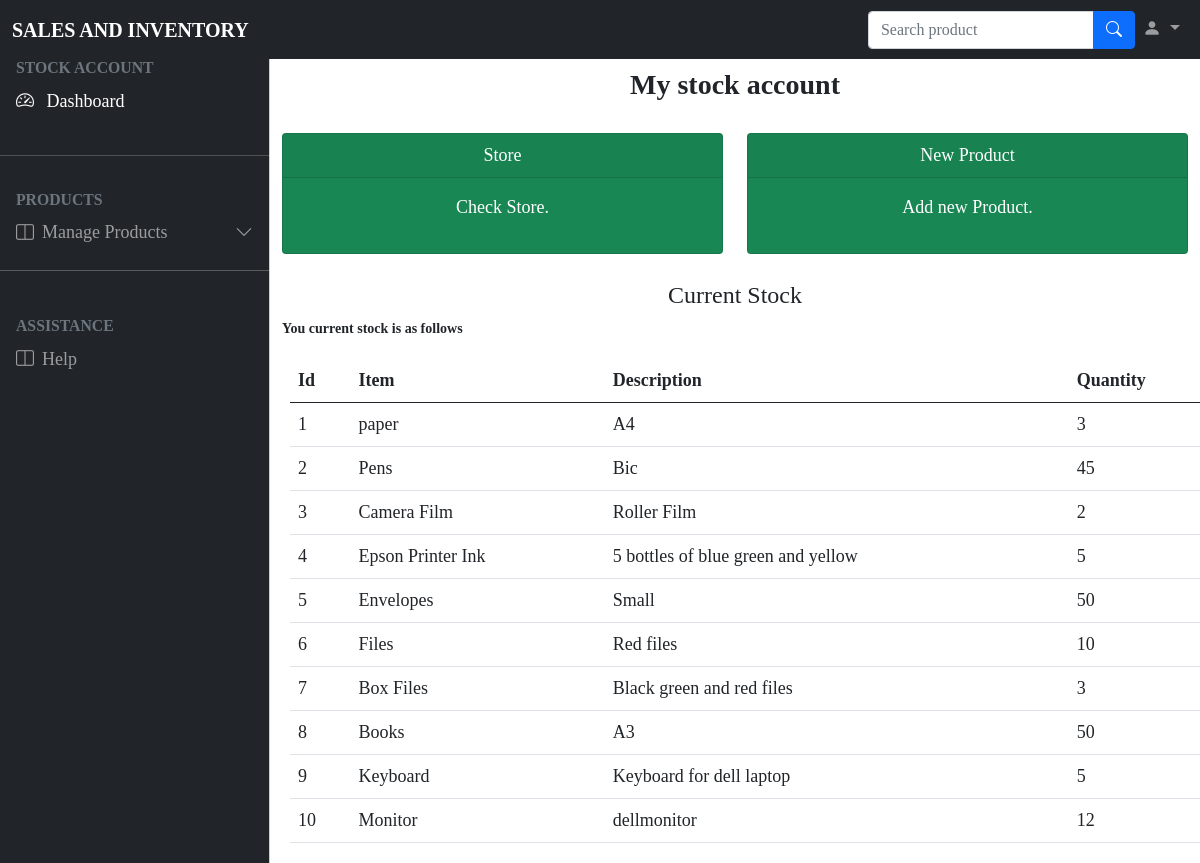
Before: /stockmanager.php (signed in) with the older database file.
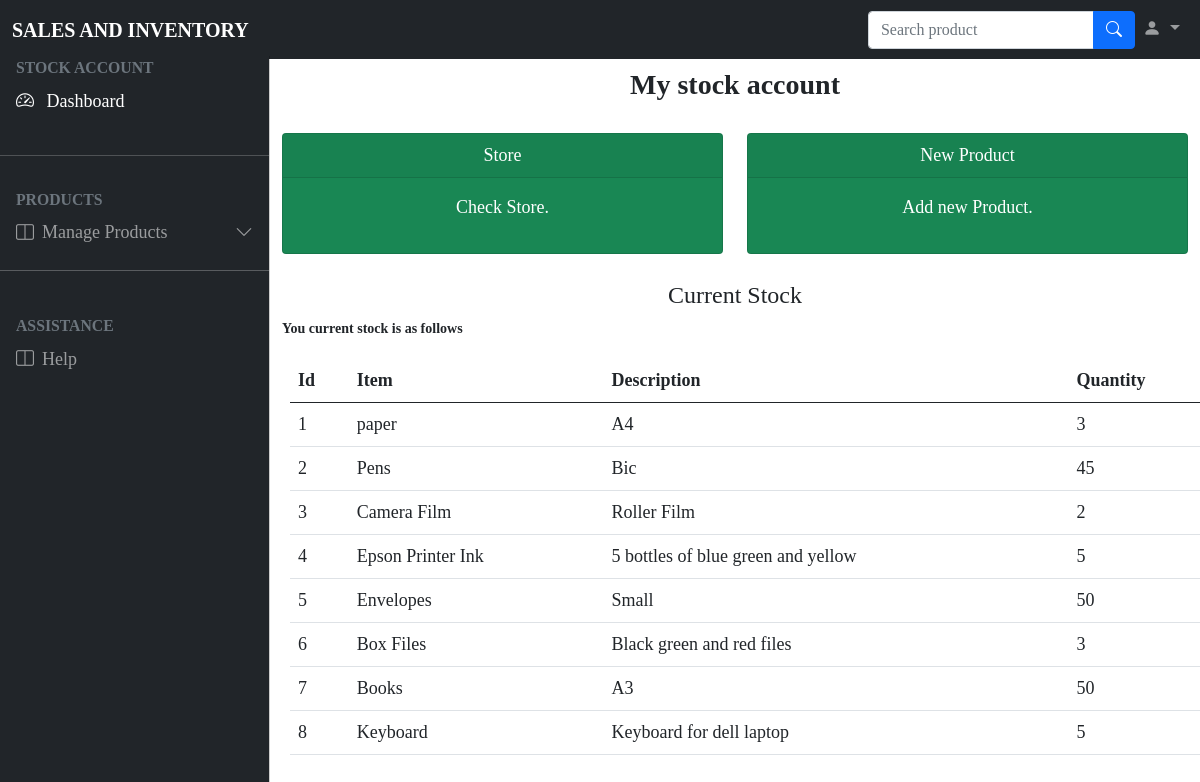
After: the same page with the newer database file.
### tables this page shows
CREATE TABLE `stock` (
  `id` int(11) NOT NULL,
  `name` varchar(50) NOT NULL,
  `descri` varchar(50) NOT NULL,
  `qtty` int(50) NOT NULL
);

### stockmanager.php (the view, shortened to what this page needs)
<!DOCTYPE html>
<html>
<head>
	<link rel="stylesheet" type="text/css" href="bootstrap-5.0.2-dist/css/bootstrap.min.css">
	<link rel="stylesheet" type="text/css" href="DataTables/datatables.min.css"/>
	<link rel="stylesheet" href="https://cdn.jsdelivr.net/npm/bootstrap-icons@1.8.3/font/bootstrap-icons.css">
	<link rel="stylesheet" type="text/css" href="bootstrap-5.0.2-dist/css/style.css">
</head>
<body class="" style="font-family:cursive;font-size: large;">
	<nav class="navbar navbar-expand-lg navbar-dark bg-dark fixed-top">
	  <div class="container-fluid">
	    <a class="navbar-brand fw-bold text-uppercase me-auto" href="#">Sales and Inventory</a>
	    <div class="collapse navbar-collapse" id="navbarSupportedContent">
	      <form class="d-flex ms-auto" role="search">
	      	<div class="input-group my-3 my-lg-0">
	        	<input type="text" class="form-control" placeholder="Search product" aria-label="Recipient's username" aria-describedby="button-addon2">
			  	<button class="btn btn-primary" type="button" id="button-addon2"><i class="bi bi-search"></i></button>
			</div>
	      </form>
	      <ul class="navbar-nav mb-2 mb-lg-0">
	      	<li class="nav-item dropdown">
	          <a class="nav-link dropdown-toggle" href="#" id="navbarDropdown" role="button" data-bs-toggle="dropdown" aria-expanded="false">
	            <i class="bi bi-person-fill"></i>
	          </a>
	        </li>
	      </ul>
	    </div>
	  </div>
	</nav>
	<div class="offcanvas offcanvas-start sidebar-nav bg-dark text-white" tabindex="-1" id="offcanvasExample" aria-labelledby="offcanvasExampleLabel">
	  <div class="offcanvas-body p-0">
	  	<nav class="navbar-dark">
	  		<ul class="navbar-nav">
	  			<li>
	  				<div class="text-muted small fw-bold text-uppercase px-3">Stock account
	  				</div>
	  			</li>
	  			<li>
	  				<a href="#" class="nav-link px-3 active">
	  				<span class="me-2">
	  					<i class="bi bi-speedometer2"></i>
	  				</span>
	  				<span>Dashboard</span>
	  				</a>
	  			</li>
	  			<li class="my-4">
	  				<hr class="dropdown-divider">
	  			</li>
	  			<li>
	  				<div class="text-muted small fw-bold text-uppercase px-3">Products
	  				</div>
	  			</li>
	  			<li>
	  				<a class="nav-link px-3 sidebar-link" data-bs-toggle="collapse" href="#collapseExample" role="button" aria-expanded="false" aria-controls="collapseExample">
				    <span class="me-2">
	  					<i class="bi bi-layout-split"></i>
	  				</span>
	  				<span>Manage Products</span>
	  				<span class="right-icon ms-auto"><i class="bi bi-chevron-down"></i></span>
				  	</a>
				</li><hr><br>
				<li>
	  				<div class="text-muted small fw-bold text-uppercase px-3">Assistance
	  				</div>
	  			</li>
				<li>
	  				<a class="nav-link px-3 sidebar-link"  href="#collapseExample" role="button" aria-expanded="false" aria-controls="collapseExample">
				    <span class="me-2">
	  					<i class="bi bi-layout-split"></i>
	  				</span>
	  				<span>Help</span>
				  	</a>
				</li><br>
	  		</ul>
	  	</nav>
	  </div>
	</div>
	<main class="mt-5 pt-3">
		<div class="container-fluid" id="container">
			<div class="row">
				<div class="col-md-12 fw-bold fs-3 text-center">My stock account</div>
			</div><br>
			<div class="row">
				<div class="col" >
					<div class="card text-white bg-success mb-3 h-100"  >
						<div class="card-header text-center" >Store</div>
						  <div class="card-body">
						    <p class="card-text text-center">Check Store.</p>
						  </div>
					</div>
				</div>
				<div class="col">
					<div class="card text-white bg-success mb-3 h-100" >
						<div class="card-header text-center">New Product</div>
						  <div class="card-body">
						    <p class="card-text text-center">Add new Product.</p>
						  </div>
					</div>
				</div>
			</div><br>
			<div class="row">
				<table class="table caption-top" style="margin: 20px;">
				  <h4 class="text-center">Current Stock</h4>
				  <thead>
				    <tr>
				      <th scope="col">Id</th>
				      <th scope="col">Item</th>
				      <th scope="col">Description</th>
				      <th scope="col">Quantity</th>
				    </tr>
				  </thead>
				  <tbody>
				    <?php
		            include("config.php");
		            $mydb ="SELECT * FROM  stock";
		            $run=mysqli_query($dbconn,$mydb);
		            if(mysqli_num_rows($run) > 0){
		                echo "<div style='font-size:14px;'>"."<b>"."You current stock is as  follows"."</b>"."<div>";
		            	$a =0;
		                while($row=mysqli_fetch_array($run)){
		                    $name=$row[1];
		                    $descri  =$row[2];
		                    $qtty =$row[3];
		                    $a+=1;
		                  echo '<tr>';
		                    echo'<td>' . $a.'</td>';
		                    echo'<td>' .$name.'</td>';
		                    echo'<td>' .$descri.'</td>';
		                    echo'<td>' .$qtty.'</td>';
		                  echo '</tr>';
		                }
		            }else{
		            echo "<h3 >You have no current stock</h3>";
		            }
		            ?>
				  </tbody>
				</table>
			</div>
		</div>
	</main>
</body>
</html>

Changed rows visible on the page:
removed stock: name "Files", descri "Red files", qtty "10"
removed stock: name "Monitor", descri "dellmonitor", qtty "12"
